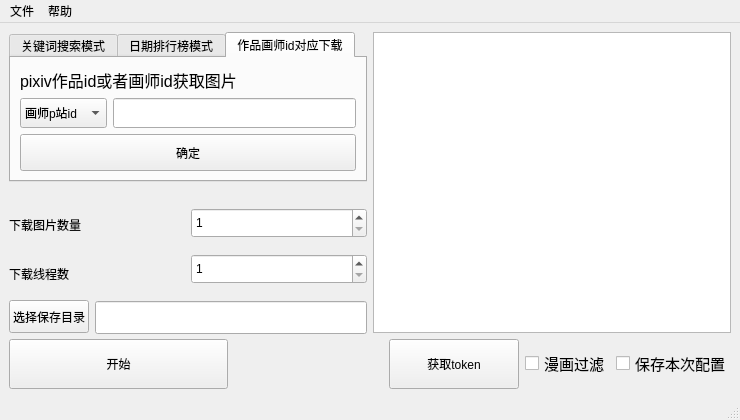
<?xml version="1.0" encoding="UTF-8"?>
<ui version="4.0">
 <class>Pixivic_Crawler</class>
 <widget class="QMainWindow" name="Pixivic_Crawler">
  <property name="enabled">
   <bool>true</bool>
  </property>
  <property name="geometry">
   <rect>
    <x>0</x>
    <y>0</y>
    <width>740</width>
    <height>420</height>
   </rect>
  </property>
  <property name="minimumSize">
   <size>
    <width>700</width>
    <height>420</height>
   </size>
  </property>
  <property name="maximumSize">
   <size>
    <width>2000</width>
    <height>1200</height>
   </size>
  </property>
  <property name="baseSize">
   <size>
    <width>700</width>
    <height>420</height>
   </size>
  </property>
  <property name="windowTitle">
   <string>Pixivic Crawler</string>
  </property>
  <property name="windowIcon">
   <iconset>
    <normaloff>../../../../.designer/213.ico</normaloff>../../../../.designer/213.ico</iconset>
  </property>
  <property name="iconSize">
   <size>
    <width>24</width>
    <height>24</height>
   </size>
  </property>
  <widget class="QWidget" name="centralwidget">
   <layout class="QGridLayout" name="gridLayout">
    <item row="0" column="0">
     <layout class="QVBoxLayout" name="verticalLayout_5">
      <item>
       <layout class="QHBoxLayout" name="horizontalLayout_2">
        <item>
         <layout class="QVBoxLayout" name="verticalLayout_4">
          <item>
           <layout class="QVBoxLayout" name="verticalLayout_3">
            <item>
             <widget class="QTabWidget" name="tabWidget">
              <property name="sizePolicy">
               <sizepolicy hsizetype="Expanding" vsizetype="Preferred">
                <horstretch>0</horstretch>
                <verstretch>0</verstretch>
               </sizepolicy>
              </property>
              <property name="minimumSize">
               <size>
                <width>0</width>
                <height>150</height>
               </size>
              </property>
              <property name="maximumSize">
               <size>
                <width>1000</width>
                <height>500</height>
               </size>
              </property>
              <property name="currentIndex">
               <number>2</number>
              </property>
              <widget class="QWidget" name="keyword_mode">
               <attribute name="title">
                <string>关键词搜索模式</string>
               </attribute>
               <layout class="QVBoxLayout" name="verticalLayout_7">
                <item>
                 <layout class="QVBoxLayout" name="verticalLayout_6">
                  <item>
                   <layout class="QHBoxLayout" name="horizontalLayout_5">
                    <item>
                     <widget class="QLabel" name="keyword_label">
                      <property name="font">
                       <font>
                        <pointsize>10</pointsize>
                       </font>
                      </property>
                      <property name="text">
                       <string>图片关键词</string>
                      </property>
                     </widget>
                    </item>
                    <item>
                     <widget class="QLineEdit" name="keyword">
                      <property name="minimumSize">
                       <size>
                        <width>0</width>
                        <height>26</height>
                       </size>
                      </property>
                      <property name="text">
                       <string/>
                      </property>
                      <property name="readOnly">
                       <bool>false</bool>
                      </property>
                     </widget>
                    </item>
                   </layout>
                  </item>
                  <item>
                   <layout class="QHBoxLayout" name="horizontalLayout_6">
                    <item>
                     <widget class="QCheckBox" name="is_recommend">
                      <property name="enabled">
                       <bool>true</bool>
                      </property>
                      <property name="mouseTracking">
                       <bool>true</bool>
                      </property>
                      <property name="tabletTracking">
                       <bool>false</bool>
                      </property>
                      <property name="text">
                       <string>使用推荐词列表</string>
                      </property>
                      <property name="checkable">
                       <bool>false</bool>
                      </property>
                      <property name="checked">
                       <bool>false</bool>
                      </property>
                      <property name="tristate">
                       <bool>true</bool>
                      </property>
                     </widget>
                    </item>
                    <item>
                     <widget class="QPushButton" name="sure_keyword">
                      <property name="text">
                       <string>确定关键词</string>
                      </property>
                     </widget>
                    </item>
                   </layout>
                  </item>
                 </layout>
                </item>
                <item>
                 <widget class="QComboBox" name="keyword_list">
                  <property name="minimumSize">
                   <size>
                    <width>0</width>
                    <height>30</height>
                   </size>
                  </property>
                 </widget>
                </item>
               </layout>
              </widget>
              <widget class="QWidget" name="date_mode">
               <attribute name="title">
                <string>日期排行榜模式</string>
               </attribute>
               <layout class="QVBoxLayout" name="verticalLayout_10">
                <item>
                 <layout class="QVBoxLayout" name="verticalLayout_9">
                  <item>
                   <layout class="QVBoxLayout" name="verticalLayout_8">
                    <item>
                     <widget class="QLabel" name="label_2">
                      <property name="font">
                       <font>
                        <pointsize>12</pointsize>
                       </font>
                      </property>
                      <property name="text">
                       <string>选择日期即可下载当日pixiv排行榜图片</string>
                      </property>
                     </widget>
                    </item>
                    <item>
                     <layout class="QHBoxLayout" name="horizontalLayout_7">
                      <item>
                       <widget class="QLabel" name="label">
                        <property name="text">
                         <string>选择日期</string>
                        </property>
                       </widget>
                      </item>
                      <item>
                       <widget class="QDateTimeEdit" name="date_time">
                        <property name="minimumSize">
                         <size>
                          <width>0</width>
                          <height>27</height>
                         </size>
                        </property>
                        <property name="showGroupSeparator" stdset="0">
                         <bool>false</bool>
                        </property>
                        <property name="dateTime">
                         <datetime>
                          <hour>0</hour>
                          <minute>0</minute>
                          <second>0</second>
                          <year>2020</year>
                          <month>1</month>
                          <day>31</day>
                         </datetime>
                        </property>
                        <property name="time">
                         <time>
                          <hour>0</hour>
                          <minute>0</minute>
                          <second>0</second>
                         </time>
                        </property>
                        <property name="maximumDateTime">
                         <datetime>
                          <hour>0</hour>
                          <minute>0</minute>
                          <second>0</second>
                          <year>9999</year>
                          <month>12</month>
                          <day>31</day>
                         </datetime>
                        </property>
                        <property name="minimumDateTime">
                         <datetime>
                          <hour>0</hour>
                          <minute>0</minute>
                          <second>0</second>
                          <year>2000</year>
                          <month>1</month>
                          <day>1</day>
                         </datetime>
                        </property>
                        <property name="maximumDate">
                         <date>
                          <year>9999</year>
                          <month>12</month>
                          <day>31</day>
                         </date>
                        </property>
                        <property name="calendarPopup">
                         <bool>true</bool>
                        </property>
                       </widget>
                      </item>
                     </layout>
                    </item>
                   </layout>
                  </item>
                  <item>
                   <widget class="QPushButton" name="date_sure">
                    <property name="minimumSize">
                     <size>
                      <width>0</width>
                      <height>33</height>
                     </size>
                    </property>
                    <property name="text">
                     <string>确定</string>
                    </property>
                   </widget>
                  </item>
                 </layout>
                </item>
               </layout>
              </widget>
              <widget class="QWidget" name="tab">
               <attribute name="title">
                <string>作品画师id对应下载</string>
               </attribute>
               <layout class="QVBoxLayout" name="verticalLayout_13">
                <item>
                 <layout class="QVBoxLayout" name="verticalLayout_12">
                  <item>
                   <widget class="QLabel" name="label_3">
                    <property name="font">
                     <font>
                      <pointsize>12</pointsize>
                     </font>
                    </property>
                    <property name="text">
                     <string>pixiv作品id或者画师id获取图片</string>
                    </property>
                   </widget>
                  </item>
                  <item>
                   <layout class="QVBoxLayout" name="verticalLayout_11">
                    <item>
                     <layout class="QHBoxLayout" name="horizontalLayout_8">
                      <item>
                       <widget class="QComboBox" name="id_mode">
                        <property name="minimumSize">
                         <size>
                          <width>0</width>
                          <height>30</height>
                         </size>
                        </property>
                        <item>
                         <property name="text">
                          <string>画师p站id</string>
                         </property>
                        </item>
                        <item>
                         <property name="text">
                          <string>图像作品id</string>
                         </property>
                        </item>
                       </widget>
                      </item>
                      <item>
                       <widget class="QLineEdit" name="id_of_art">
                        <property name="minimumSize">
                         <size>
                          <width>0</width>
                          <height>30</height>
                         </size>
                        </property>
                       </widget>
                      </item>
                     </layout>
                    </item>
                    <item>
                     <widget class="QPushButton" name="id_sure">
                      <property name="minimumSize">
                       <size>
                        <width>0</width>
                        <height>37</height>
                       </size>
                      </property>
                      <property name="text">
                       <string>确定</string>
                      </property>
                     </widget>
                    </item>
                   </layout>
                  </item>
                 </layout>
                </item>
               </layout>
              </widget>
             </widget>
            </item>
            <item>
             <layout class="QHBoxLayout" name="horizontalLayout">
              <property name="topMargin">
               <number>17</number>
              </property>
              <item>
               <layout class="QVBoxLayout" name="verticalLayout_2">
                <item>
                 <widget class="QLabel" name="num">
                  <property name="sizePolicy">
                   <sizepolicy hsizetype="Preferred" vsizetype="Preferred">
                    <horstretch>0</horstretch>
                    <verstretch>0</verstretch>
                   </sizepolicy>
                  </property>
                  <property name="minimumSize">
                   <size>
                    <width>0</width>
                    <height>50</height>
                   </size>
                  </property>
                  <property name="maximumSize">
                   <size>
                    <width>16777215</width>
                    <height>46</height>
                   </size>
                  </property>
                  <property name="text">
                   <string>下载图片数量 </string>
                  </property>
                 </widget>
                </item>
                <item>
                 <widget class="QLabel" name="num_download">
                  <property name="minimumSize">
                   <size>
                    <width>0</width>
                    <height>40</height>
                   </size>
                  </property>
                  <property name="maximumSize">
                   <size>
                    <width>16777215</width>
                    <height>60</height>
                   </size>
                  </property>
                  <property name="text">
                   <string>下载线程数</string>
                  </property>
                 </widget>
                </item>
               </layout>
              </item>
              <item>
               <layout class="QVBoxLayout" name="verticalLayout">
                <item>
                 <widget class="QSpinBox" name="num_box">
                  <property name="sizePolicy">
                   <sizepolicy hsizetype="Preferred" vsizetype="Preferred">
                    <horstretch>0</horstretch>
                    <verstretch>0</verstretch>
                   </sizepolicy>
                  </property>
                  <property name="minimumSize">
                   <size>
                    <width>0</width>
                    <height>25</height>
                   </size>
                  </property>
                  <property name="maximumSize">
                   <size>
                    <width>16777215</width>
                    <height>30</height>
                   </size>
                  </property>
                  <property name="minimum">
                   <number>1</number>
                  </property>
                  <property name="maximum">
                   <number>1000</number>
                  </property>
                 </widget>
                </item>
                <item>
                 <widget class="QSpinBox" name="threads_num_box">
                  <property name="sizePolicy">
                   <sizepolicy hsizetype="Preferred" vsizetype="Preferred">
                    <horstretch>0</horstretch>
                    <verstretch>0</verstretch>
                   </sizepolicy>
                  </property>
                  <property name="minimumSize">
                   <size>
                    <width>0</width>
                    <height>25</height>
                   </size>
                  </property>
                  <property name="maximumSize">
                   <size>
                    <width>16777215</width>
                    <height>30</height>
                   </size>
                  </property>
                  <property name="minimum">
                   <number>1</number>
                  </property>
                  <property name="maximum">
                   <number>4</number>
                  </property>
                 </widget>
                </item>
               </layout>
              </item>
             </layout>
            </item>
           </layout>
          </item>
          <item>
           <layout class="QHBoxLayout" name="horizontalLayout_3">
            <property name="sizeConstraint">
             <enum>QLayout::SetNoConstraint</enum>
            </property>
            <item>
             <widget class="QPushButton" name="save_as">
              <property name="minimumSize">
               <size>
                <width>0</width>
                <height>31</height>
               </size>
              </property>
              <property name="maximumSize">
               <size>
                <width>16777215</width>
                <height>40</height>
               </size>
              </property>
              <property name="text">
               <string>选择保存目录</string>
              </property>
             </widget>
            </item>
            <item>
             <widget class="QLineEdit" name="path_box">
              <property name="minimumSize">
               <size>
                <width>0</width>
                <height>33</height>
               </size>
              </property>
              <property name="maximumSize">
               <size>
                <width>16777215</width>
                <height>30</height>
               </size>
              </property>
              <property name="readOnly">
               <bool>true</bool>
              </property>
             </widget>
            </item>
           </layout>
          </item>
         </layout>
        </item>
        <item>
         <widget class="QPlainTextEdit" name="printbox">
          <property name="undoRedoEnabled">
           <bool>true</bool>
          </property>
          <property name="readOnly">
           <bool>true</bool>
          </property>
         </widget>
        </item>
       </layout>
      </item>
      <item>
       <layout class="QHBoxLayout" name="horizontalLayout_4">
        <item>
         <widget class="QPushButton" name="start_button">
          <property name="sizePolicy">
           <sizepolicy hsizetype="MinimumExpanding" vsizetype="Preferred">
            <horstretch>0</horstretch>
            <verstretch>40</verstretch>
           </sizepolicy>
          </property>
          <property name="minimumSize">
           <size>
            <width>219</width>
            <height>40</height>
           </size>
          </property>
          <property name="text">
           <string>开始</string>
          </property>
         </widget>
        </item>
        <item>
         <spacer name="horizontalSpacer_3">
          <property name="orientation">
           <enum>Qt::Horizontal</enum>
          </property>
          <property name="sizeHint" stdset="0">
           <size>
            <width>40</width>
            <height>20</height>
           </size>
          </property>
         </spacer>
        </item>
        <item>
         <widget class="QPushButton" name="get_token_button">
          <property name="sizePolicy">
           <sizepolicy hsizetype="Minimum" vsizetype="Preferred">
            <horstretch>0</horstretch>
            <verstretch>40</verstretch>
           </sizepolicy>
          </property>
          <property name="minimumSize">
           <size>
            <width>130</width>
            <height>50</height>
           </size>
          </property>
          <property name="text">
           <string>获取token</string>
          </property>
         </widget>
        </item>
        <item>
         <widget class="QCheckBox" name="is_fliter">
          <property name="minimumSize">
           <size>
            <width>55</width>
            <height>39</height>
           </size>
          </property>
          <property name="font">
           <font>
            <pointsize>11</pointsize>
           </font>
          </property>
          <property name="text">
           <string>漫画过滤</string>
          </property>
         </widget>
        </item>
        <item>
         <widget class="QCheckBox" name="is_save">
          <property name="font">
           <font>
            <pointsize>11</pointsize>
           </font>
          </property>
          <property name="text">
           <string>保存本次配置</string>
          </property>
         </widget>
        </item>
       </layout>
      </item>
     </layout>
    </item>
   </layout>
  </widget>
  <widget class="QMenuBar" name="menubar">
   <property name="geometry">
    <rect>
     <x>0</x>
     <y>0</y>
     <width>740</width>
     <height>23</height>
    </rect>
   </property>
   <widget class="QMenu" name="menuFile">
    <property name="title">
     <string>文件</string>
    </property>
    <addaction name="actionSave_setting"/>
    <addaction name="separator"/>
    <addaction name="exit"/>
   </widget>
   <widget class="QMenu" name="menu">
    <property name="title">
     <string>帮助</string>
    </property>
    <addaction name="help"/>
   </widget>
   <addaction name="menuFile"/>
   <addaction name="menu"/>
  </widget>
  <widget class="QStatusBar" name="statusbar"/>
  <action name="actionSave_setting">
   <property name="icon">
    <iconset>
     <normaloff>../../../../.designer/python爬虫/Save.ico</normaloff>../../../../.designer/python爬虫/Save.ico</iconset>
   </property>
   <property name="text">
    <string>Save setting</string>
   </property>
  </action>
  <action name="exit">
   <property name="icon">
    <iconset>
     <normaloff>../../../../.designer/python爬虫/Button Cancel (1).png</normaloff>../../../../.designer/python爬虫/Button Cancel (1).png</iconset>
   </property>
   <property name="text">
    <string>Exit</string>
   </property>
   <property name="statusTip">
    <string>点击退出应用程序</string>
   </property>
  </action>
  <action name="help">
   <property name="text">
    <string>查看帮助</string>
   </property>
  </action>
 </widget>
 <resources/>
 <connections>
  <connection>
   <sender>exit</sender>
   <signal>triggered()</signal>
   <receiver>Pixivic_Crawler</receiver>
   <slot>close()</slot>
   <hints>
    <hint type="sourcelabel">
     <x>-1</x>
     <y>-1</y>
    </hint>
    <hint type="destinationlabel">
     <x>218</x>
     <y>128</y>
    </hint>
   </hints>
  </connection>
 </connections>
</ui>
